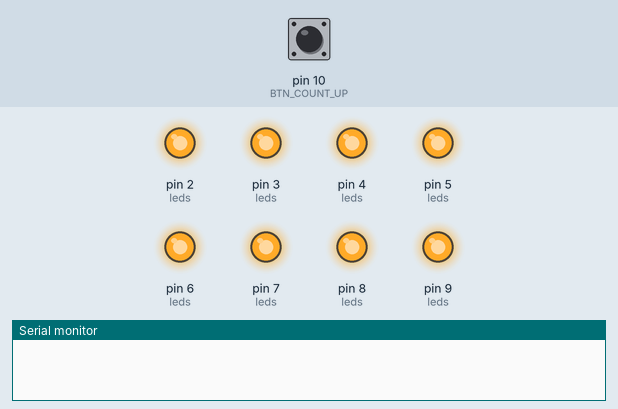
Simulated run of this sketch. Board: Arduino Uno, built with avr-gcc and run on an emulated ATmega328P. Shown: output pins drawn as LEDs (lit = HIGH), the last lines printed to the serial monitor. The inputs (shaded band) are chosen by the test bench; at power-on: pin 10 (BTN_COUNT_UP) HIGH. EEPROM starts erased.

Above: at 1.5 s.
1.6 s: pin 10 (BTN_COUNT_UP) pulled LOW for 0.15 s
At 3.1 s:
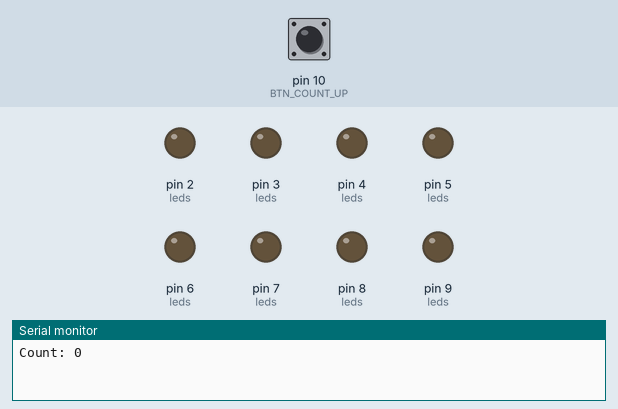
3.4 s: pin 10 (BTN_COUNT_UP) pulled LOW for 1 s
At 4.1 s:
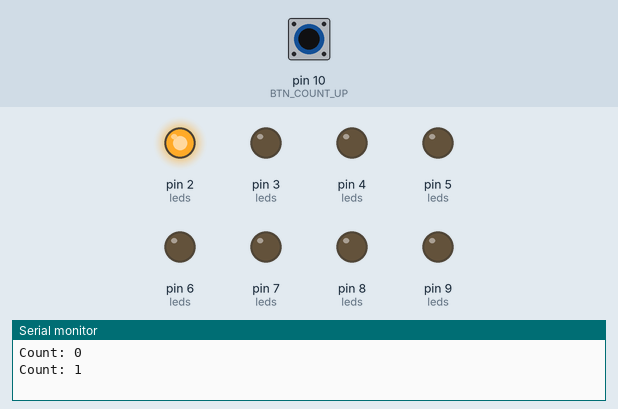
5.9 s: pin 10 (BTN_COUNT_UP) pulled LOW for 0.15 s
At 7.2 s:
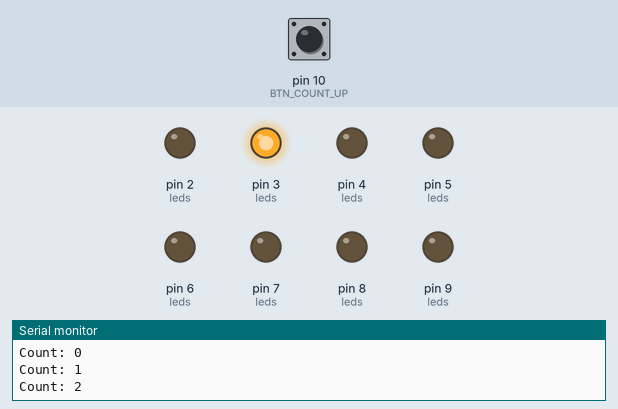
7.7 s: pin 10 (BTN_COUNT_UP) pulled LOW for 3.2 s
At 9.2 s:
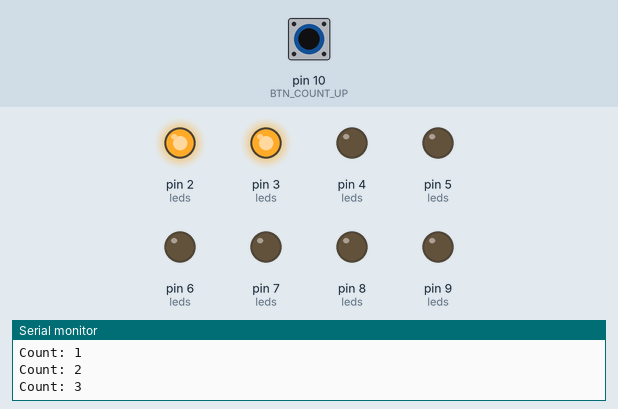
12.4 s: pin 10 (BTN_COUNT_UP) pulled LOW for 0.15 s
At 13.3 s:
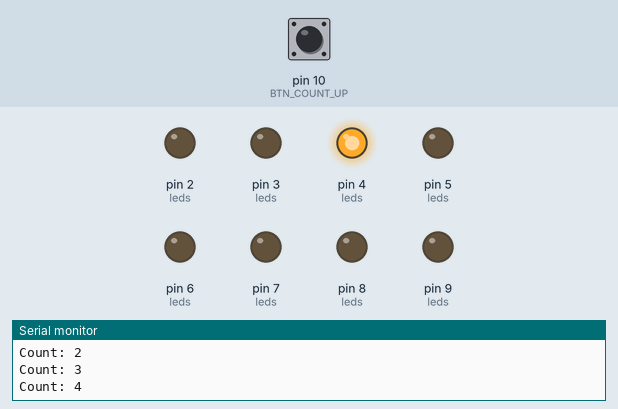
14.2 s: pin 10 (BTN_COUNT_UP) pulled LOW for 1 s
At 15.4 s:
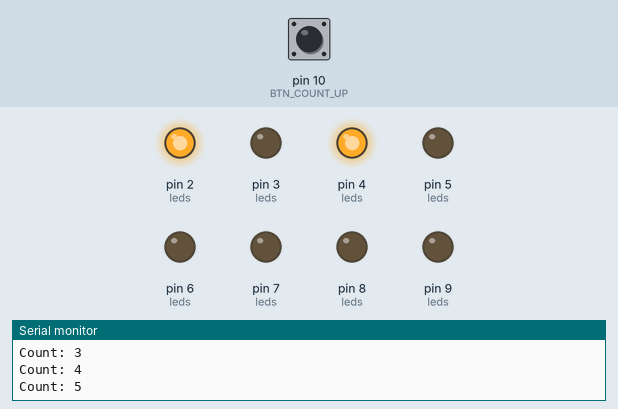
Timing chart, 0 to 17.2 s (numbered marks = the images above; inputs shaded):
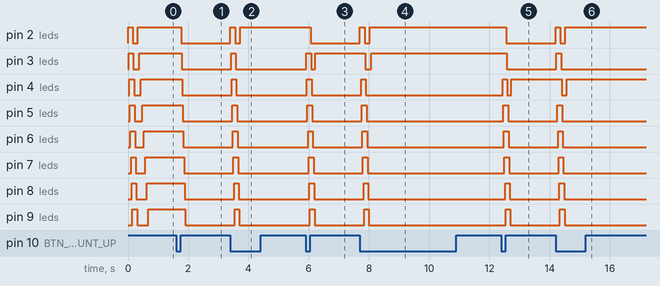

Measured:
- after the input at 1.6 s, pin 2 (leds): HIGH → LOW after 0.16 s; pin 3 (leds): HIGH → LOW after 0.18 s; pin 4 (leds): HIGH → LOW after 0.20 s; pin 5 (leds): HIGH → LOW after 0.22 s; pin 6 (leds): HIGH → LOW after 0.24 s
- after the input at 3.4 s, pin 2 (leds): LOW → HIGH at once, → LOW 0.16 s later, → HIGH 0.16 s later; pin 3 (leds), pin 4 (leds): LOW → HIGH at once, → LOW 0.16 s later; pin 5 (leds): LOW → HIGH after 0.06 s, → LOW 0.16 s later; pin 6 (leds): LOW → HIGH after 0.08 s, → LOW 0.16 s later; pin 7 (leds): LOW → HIGH after 0.10 s, → LOW 0.16 s later
- after the input at 5.9 s, pin 2 (leds): HIGH → LOW after 0.16 s; pin 3 (leds): LOW → HIGH at once, → LOW 0.16 s later, → HIGH 0.14 s later; pin 4 (leds): LOW → HIGH at once, → LOW 0.16 s later; pin 5 (leds): LOW → HIGH after 0.06 s, → LOW 0.16 s later; pin 6 (leds): LOW → HIGH after 0.08 s, → LOW 0.16 s later
- after the input at 7.7 s, pin 2 (leds): LOW → HIGH at once, → LOW 0.16 s later, → HIGH 0.16 s later; pin 3 (leds): HIGH → LOW after 0.18 s, → HIGH 0.19 s later; pin 4 (leds): LOW → HIGH at once, → LOW 0.16 s later; pin 5 (leds): LOW → HIGH after 0.06 s, → LOW 0.16 s later; pin 6 (leds): LOW → HIGH after 0.08 s, → LOW 0.16 s later
- after the input at 12.4 s, pin 2 (leds): HIGH → LOW after 0.16 s; pin 3 (leds): HIGH → LOW after 0.18 s; pin 4 (leds): LOW → HIGH at once, → LOW 0.16 s later, → HIGH 0.12 s later; pin 5 (leds): LOW → HIGH after 0.06 s, → LOW 0.16 s later; pin 6 (leds): LOW → HIGH after 0.08 s, → LOW 0.16 s later
- after the input at 14.2 s, pin 2 (leds): LOW → HIGH at once, → LOW 0.16 s later, → HIGH 0.16 s later; pin 3 (leds): LOW → HIGH at once, → LOW 0.16 s later; pin 4 (leds): HIGH → LOW after 0.20 s, → HIGH 0.17 s later; pin 5 (leds): LOW → HIGH after 0.06 s, → LOW 0.16 s later; pin 6 (leds): LOW → HIGH after 0.08 s, → LOW 0.16 s later

The sketch:

Nina_coldplungeCounter.ino
```cpp
// Includes
#include <EEPROM.h>

// Debug parameters
#define DEBUG_SERIAL

// Pin settings
#define BTN_COUNT_UP    (10)
#define LED_NUM_1     	(2)
#define LED_NUM_2     	(3)
#define LED_NUM_4     	(4)
#define LED_NUM_8     	(5)
#define LED_NUM_16    	(6)
#define LED_NUM_32    	(7)
#define LED_NUM_64    	(8)
#define LED_NUM_128   	(9)
#define LED_CNT       	(8)

const uint8_t leds[][2] = {
  {LED_NUM_1,   0x01},
  {LED_NUM_2,   0x02},
  {LED_NUM_4,   0x04},
  {LED_NUM_8,   0x08},
  {LED_NUM_16,  0x10},
  {LED_NUM_32,  0x20},
  {LED_NUM_64,  0x40},
  {LED_NUM_128, 0x80}
};

// Timing constants
#define DEBOUNCE_BTN_us           (50000)
#define COUNT_UP_START_TIME_ms    (50)
#define COUNT_UP_OFF_DELAY        (20)
#define COUNT_UP_ON_DELAY         (20)

// Memory constants
#define VADDR_CP_COUNTER          (0)

void setup() {
  // put your setup code here, to run once:
  for (int i = 0; i < LED_CNT; i += 1){
    pinMode(leds[i][0], OUTPUT);
    digitalWrite(i, LOW);
  }
  pinMode(BTN_COUNT_UP, INPUT_PULLUP);
#ifdef DEBUG_SERIAL
  Serial.begin(9600);
#endif
}

void visualReset(){
  for (uint8_t i = 0; i < LED_CNT; i += 1){
    digitalWrite(leds[i][0], HIGH);
    delay(COUNT_UP_ON_DELAY);
  }
  for (uint8_t i = 0; i < LED_CNT; i += 1){
    digitalWrite(leds[i][0], LOW);
    delay(COUNT_UP_OFF_DELAY);
  }
}

void showCountOnLeds(uint8_t cnt){
  uint32_t sleepTime = COUNT_UP_START_TIME_ms;
  visualReset();
  for (uint8_t i = 0; i < LED_CNT; i += 1){
    uint8_t setToState = cnt & leds[i][1] ? HIGH : LOW;
    digitalWrite(leds[i][0], setToState);
    if (setToState == HIGH){
      // we only sleep if the LED is set to HIGH. Looks better
      delay(sleepTime);
    }
  }
}

void loop() {
  long lastPressed = micros();
  uint8_t lastButtonState = HIGH;
  uint8_t coldPlungeCount = 0;
  EEPROM.get(VADDR_CP_COUNTER, coldPlungeCount);
  showCountOnLeds(coldPlungeCount);
  while(1){
    uint8_t buttonState = digitalRead(BTN_COUNT_UP);
    if (buttonState == LOW && lastButtonState == HIGH) {
        if (micros() - lastPressed > DEBOUNCE_BTN_us) {
            lastPressed = micros();
            coldPlungeCount += 1;
            EEPROM.update(VADDR_CP_COUNTER, coldPlungeCount);
#ifdef DEBUG_SERIAL
            Serial.print("Count: ");
            Serial.println(coldPlungeCount);
#endif
            showCountOnLeds(coldPlungeCount);
        }
    }
    lastButtonState = buttonState;
  }
}
```
